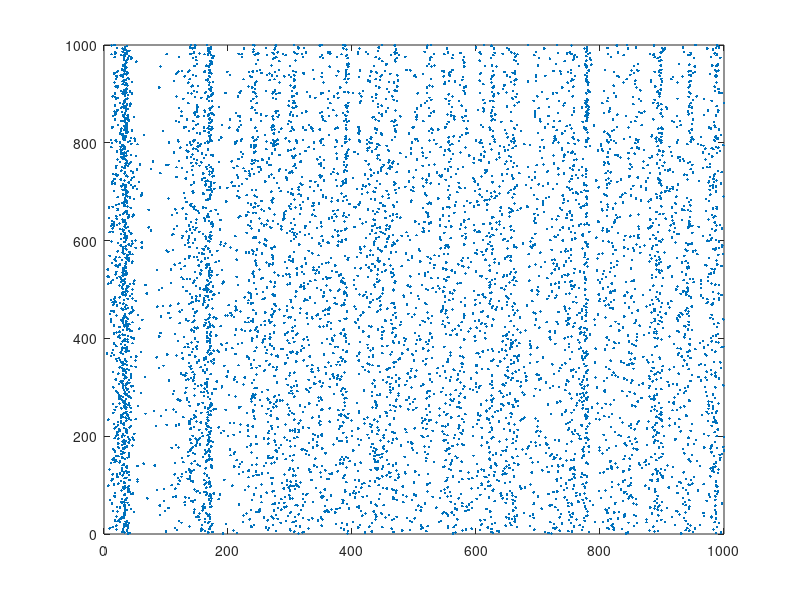

This chart was generated by the following MATLAB code:
% Created by Eugene M. Izhikevich, February 25, 2003
% Modified for VTA DA profile added by Bryan Conklin, September 6, 2019
% Excitatory neurons    Inhibitory neurons
Ne=800;                 Ni=200; % 4:1 ratio of excit:inhib
re=rand(Ne,1);          ri=rand(Ni,1);
% fast spiking (FS) (stimulus firing) a=0.1 (fast recovery) for inhib
% u decays with rate a, smaller values result in slower recovery
aFS=[0.02*ones(Ne,1);     0.1*ones(Ni,1)]; 
a=[0.02*ones(Ne,1);     0.02+0.08*ri]; 
% b describes sensitivity of u to subtreshold fluctuations of v. static 
% (0.2) for excit, rand for inhib (0.2<b<0.25). controls resting potential 
% of neuron to be bet -70 & -60mV. Greater values couple v and u more
% strongly resulting in possible subthres oscillations and low-thres
% spiking dynamics
b=[0.2*ones(Ne,1);      0.25-0.05*ri];
% regular spiking (RS) (background/tonic firing) c=-65mV, d=8 for excit
% c describes after-spike reset value of v caused by fast high-thres K+ 
% conductances
cRS=[-65*ones(Ne,1);        -65*ones(Ni,1)];
c=[-65+15*re.^2;        -65*ones(Ni,1)];
% d describes after-spike reset of u caused by slow high-thres Na+ & K+ 
% conductances
dRS=[8*ones(Ne,1);           2*ones(Ni,1)];
d=[8-6*re.^2;           2*ones(Ni,1)];
% S is random seed of synaptic weights bet neurons, 0<S<0.5 for excit and 
% -1<S<0 for inhib. firing of the jth neuron instantaneously changes var
% vi by sij
S=[0.5*rand(Ne+Ni,Ne),  -rand(Ne+Ni,Ni)];

% v is the membrane potential of the neuron (voltage)
v=-65*ones(Ne+Ni,1);    % Initial values of v at -65mV resting
% u is the membrane recovery variable, accounts for K+ activation & Na+
% inactivation. provides negative feedback to v
u=b.*v;                 % Initial values of u
firings=[];             % spike timings

for t=1:1000            % simulation of 1000 ms
  % normal dist with std of 5 for excit, std of 2 for inhib, much stronger
  % modulation for excitatory cells than inhibitory
  stimulus = 100:400; %time-step when stimulus occurs
  I=[5*randn(Ne,1);2*randn(Ni,1)]; % thalamic input, excit rows then inhib
  fired=find(v>=30);    % indices of spikes
  %for firings, 1st col is time step, 2nd col is neuron that spiked
  firings=[firings; t+0*fired,fired]; 
  %sum all the incoming cortical weights for the fired neurons and add to 
  %all the incoming thalamic input current (I)
  I=I+sum(S(:,fired),2); 
  if ismember(t,stimulus) % for FS neuron
      v(fired)=c(fired); % reset for v after spike 
      u(fired)=u(fired)+d(fired); % reset for u after spike 
      v=v+0.5*(0.04*v.^2+5*v+140-u+I); % step 0.5 ms 
      v=v+0.5*(0.04*v.^2+5*v+140-u+I); % for numerical stability
      u=u+aFS.*(b.*v-u);                 
  else % for RS neuron
      v(fired)=cRS(fired); % reset for v after spike 
      u(fired)=u(fired)+dRS(fired); % reset for u after spike 
      v=v+0.5*(0.04*v.^2+5*v+140-u+I); % step 0.5 ms 
      v=v+0.5*(0.04*v.^2+5*v+140-u+I); % for numerical stability
      u=u+a.*(b.*v-u);                 
  end
end
plot(firings(:,1),firings(:,2),'.');

%need to figure out how to do PSTH and get firing rate from it
